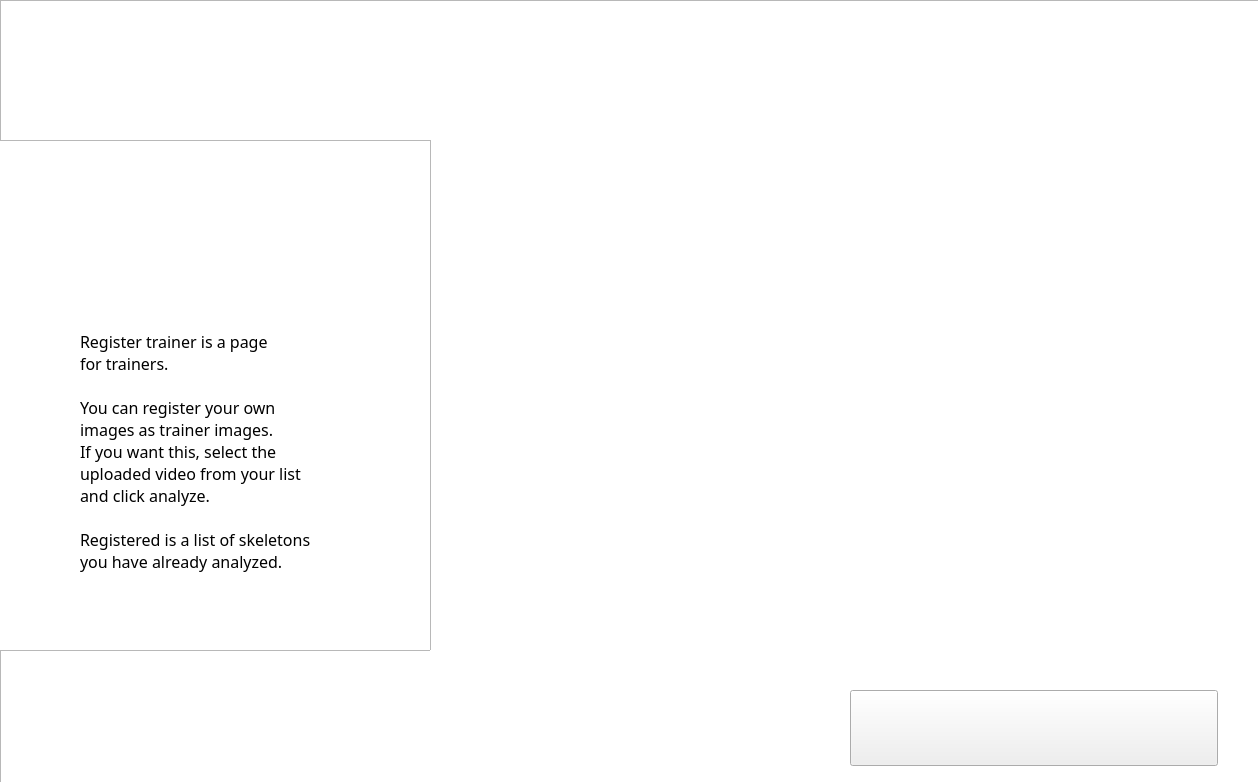
<?xml version="1.0" encoding="UTF-8"?>
<ui version="4.0">
 <class>MainWindow</class>
 <widget class="QMainWindow" name="MainWindow">
  <property name="geometry">
   <rect>
    <x>0</x>
    <y>0</y>
    <width>1258</width>
    <height>782</height>
   </rect>
  </property>
  <property name="windowTitle">
   <string>MainWindow</string>
  </property>
  <property name="styleSheet">
   <string notr="true"/>
  </property>
  <widget class="QWidget" name="centralwidget">
   <widget class="QLabel" name="label">
    <property name="geometry">
     <rect>
      <x>520</x>
      <y>50</y>
      <width>150</width>
      <height>68</height>
     </rect>
    </property>
    <property name="styleSheet">
     <string notr="true">border-image: url(:/title/image/title/yourlist.png);
</string>
    </property>
    <property name="text">
     <string/>
    </property>
   </widget>
   <widget class="QLabel" name="label_2">
    <property name="geometry">
     <rect>
      <x>930</x>
      <y>49</y>
      <width>150</width>
      <height>70</height>
     </rect>
    </property>
    <property name="styleSheet">
     <string notr="true">border-image: url(:/title/image/title/registered.png);
</string>
    </property>
    <property name="text">
     <string/>
    </property>
   </widget>
   <widget class="QLabel" name="label_3">
    <property name="geometry">
     <rect>
      <x>838</x>
      <y>160</y>
      <width>361</width>
      <height>478</height>
     </rect>
    </property>
    <property name="styleSheet">
     <string notr="true">border-image: url(:/overall/image/gray_rectangle.png);</string>
    </property>
    <property name="text">
     <string/>
    </property>
   </widget>
   <widget class="QLabel" name="label_4">
    <property name="geometry">
     <rect>
      <x>415</x>
      <y>161</y>
      <width>361</width>
      <height>478</height>
     </rect>
    </property>
    <property name="styleSheet">
     <string notr="true">border-image: url(:/overall/image/gray_rectangle.png);</string>
    </property>
    <property name="text">
     <string/>
    </property>
   </widget>
   <widget class="QListWidget" name="yourlist">
    <property name="geometry">
     <rect>
      <x>430</x>
      <y>180</y>
      <width>331</width>
      <height>441</height>
     </rect>
    </property>
    <property name="font">
     <font>
      <family>함초롬돋움</family>
      <pointsize>20</pointsize>
      <weight>9</weight>
      <italic>false</italic>
      <bold>false</bold>
     </font>
    </property>
    <property name="styleSheet">
     <string notr="true">font: 75 20pt &quot;함초롬돋움&quot;;
color: rgb(255, 255, 255);
background-color: rgba(255, 255, 255, 0);</string>
    </property>
    <property name="frameShape">
     <enum>QFrame::NoFrame</enum>
    </property>
    <property name="editTriggers">
     <set>QAbstractItemView::EditKeyPressed|QAbstractItemView::SelectedClicked</set>
    </property>
    <property name="textElideMode">
     <enum>Qt::ElideRight</enum>
    </property>
    <property name="resizeMode">
     <enum>QListView::Adjust</enum>
    </property>
    <property name="viewMode">
     <enum>QListView::ListMode</enum>
    </property>
    <property name="uniformItemSizes">
     <bool>false</bool>
    </property>
    <property name="sortingEnabled">
     <bool>false</bool>
    </property>
   </widget>
   <widget class="QListWidget" name="registeredlist">
    <property name="geometry">
     <rect>
      <x>850</x>
      <y>180</y>
      <width>331</width>
      <height>441</height>
     </rect>
    </property>
    <property name="font">
     <font>
      <family>함초롬돋움</family>
      <pointsize>20</pointsize>
      <weight>9</weight>
      <italic>false</italic>
      <bold>false</bold>
     </font>
    </property>
    <property name="styleSheet">
     <string notr="true">font: 75 20pt &quot;함초롬돋움&quot;;
color: rgb(255, 255, 255);
background-color: rgba(255, 255, 255, 0);</string>
    </property>
    <property name="frameShape">
     <enum>QFrame::NoFrame</enum>
    </property>
    <property name="editTriggers">
     <set>QAbstractItemView::EditKeyPressed|QAbstractItemView::SelectedClicked</set>
    </property>
    <property name="textElideMode">
     <enum>Qt::ElideRight</enum>
    </property>
    <property name="resizeMode">
     <enum>QListView::Adjust</enum>
    </property>
    <property name="viewMode">
     <enum>QListView::ListMode</enum>
    </property>
    <property name="uniformItemSizes">
     <bool>false</bool>
    </property>
    <property name="sortingEnabled">
     <bool>false</bool>
    </property>
   </widget>
   <widget class="QPushButton" name="pushButton">
    <property name="geometry">
     <rect>
      <x>850</x>
      <y>690</y>
      <width>368</width>
      <height>76</height>
     </rect>
    </property>
    <property name="styleSheet">
     <string notr="true">border-image: url(:/overall/image/analyze.png);</string>
    </property>
    <property name="text">
     <string/>
    </property>
   </widget>
   <widget class="QGraphicsView" name="graphicsView">
    <property name="geometry">
     <rect>
      <x>0</x>
      <y>0</y>
      <width>1261</width>
      <height>791</height>
     </rect>
    </property>
    <property name="styleSheet">
     <string notr="true">background-image: url(:/overall/image/back.png);</string>
    </property>
   </widget>
   <widget class="QGraphicsView" name="graphicsView_2">
    <property name="geometry">
     <rect>
      <x>-10</x>
      <y>140</y>
      <width>441</width>
      <height>511</height>
     </rect>
    </property>
    <property name="styleSheet">
     <string notr="true">border-image: url(:/overall/image/note.png);</string>
    </property>
   </widget>
   <widget class="QLabel" name="userinfo">
    <property name="geometry">
     <rect>
      <x>80</x>
      <y>270</y>
      <width>231</width>
      <height>51</height>
     </rect>
    </property>
    <property name="font">
     <font>
      <family>KoPub돋움체 Bold</family>
      <pointsize>13</pointsize>
      <weight>75</weight>
      <bold>true</bold>
     </font>
    </property>
    <property name="styleSheet">
     <string notr="true">color: rgb(59, 0, 255);</string>
    </property>
    <property name="text">
     <string/>
    </property>
    <property name="alignment">
     <set>Qt::AlignLeading|Qt::AlignLeft|Qt::AlignTop</set>
    </property>
   </widget>
   <widget class="QLabel" name="note">
    <property name="geometry">
     <rect>
      <x>80</x>
      <y>330</y>
      <width>231</width>
      <height>271</height>
     </rect>
    </property>
    <property name="font">
     <font>
      <family>KoPub돋움체 Bold</family>
      <pointsize>12</pointsize>
     </font>
    </property>
    <property name="text">
     <string>Register trainer is a page
for trainers.

You can register your own 
images as trainer images.
If you want this, select the 
uploaded video from your list
and click analyze.

Registered is a list of skeletons
you have already analyzed.</string>
    </property>
    <property name="alignment">
     <set>Qt::AlignLeading|Qt::AlignLeft|Qt::AlignTop</set>
    </property>
   </widget>
   <zorder>graphicsView</zorder>
   <zorder>label</zorder>
   <zorder>label_2</zorder>
   <zorder>label_3</zorder>
   <zorder>label_4</zorder>
   <zorder>yourlist</zorder>
   <zorder>registeredlist</zorder>
   <zorder>pushButton</zorder>
   <zorder>graphicsView_2</zorder>
   <zorder>userinfo</zorder>
   <zorder>note</zorder>
  </widget>
 </widget>
 <resources>
  <include location="resource.qrc"/>
 </resources>
 <connections/>
</ui>
